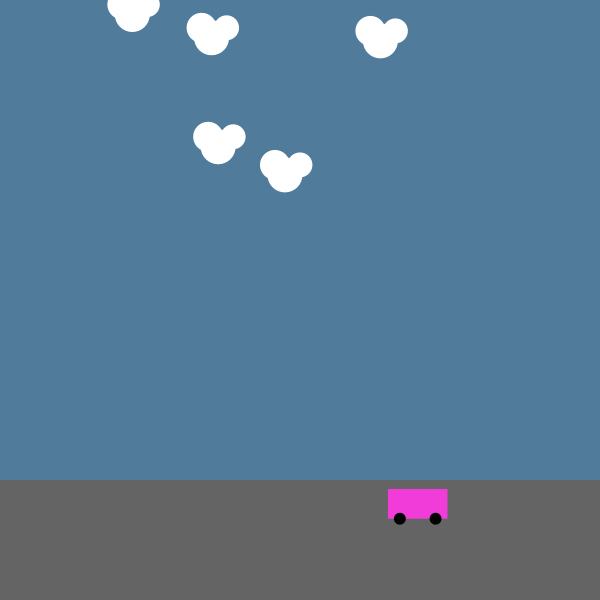
Frame 1 (no input)
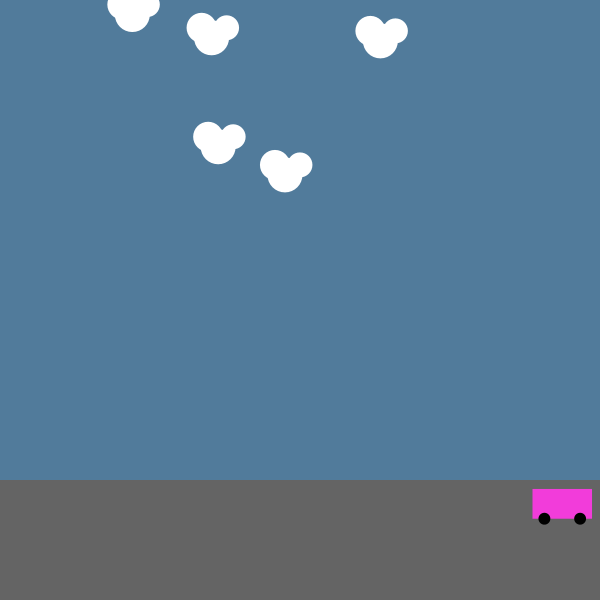
Frame 60 (the mouse pressed at the canvas centre just before this capture)
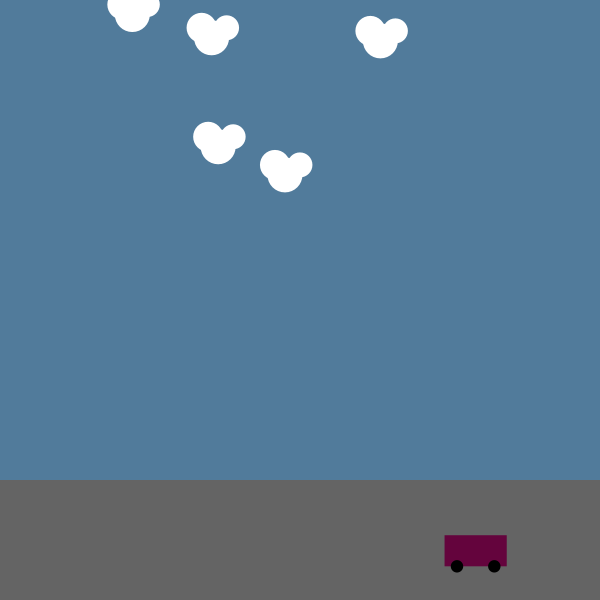
Frame 120 (the mouse held since frame 60 and released just before this capture)

The Processing sketch that drew these frames (run headless with seeded random() and noise(); from frame 60 on, the mouse is pressed at the canvas centre):

// Processing sketch: week2_homework
// ── week2_homework.pde
Car car1;
Cloud cloudz[] = new Cloud[5];
ArrayList <Car> cars;

void setup() {
  size(600, 600);
  car1 = new Car(random(0, width), random(height*.75, height));
  cars = new ArrayList<Car>();
  noStroke();

  for (int i=0; i<cloudz.length; i++) {
    cloudz[i] = new Cloud();
  }
}

void draw() {
  //BACKGROUND
  background(81, 123, 155);
  for (int i=0; i<cloudz.length; i++) {
    cloudz[i].display();
  }
  fill(100);
  rect(0, width*.8, width, width*.25);


  //CARS
  for (int i=0; i<cars.size(); i++) {
    Car c = cars.get(i);
    c.display();
    c.move();
    c.accelerate();
    if (c.alive() == false) {
      cars.remove(i);
    }
  }

  //SINGLE INSTANCE OF CAR
  car1.display();
  car1.move();
  car1.accelerate();
}

void mousePressed() {
  cars.add(new Car(mouseX, random(height*.75, height*.9)));
}

// ── car.pde
class Car {

  float x, y;
  float r, g, b;
  float size;
  float sizeW; //wheel size
  float speed;
  float acceleration;

  //CONSTRUCTOR
  Car(float _x, float _y) {
    x = _x;
    y = _y;
    r = random(0, 255);
    g = random(0, 255);
    b = random(0, 255);
    size = random(50, 80);
    sizeW = size/5;
    speed = 1;
    acceleration = .05;
  }


  //METHODS
  void display() {
    //x = mouseX;
    //y = mouseY;
    fill(r, g, b);
    rect(x, y, size, size/2);
    fill(0);
    ellipse(x+sizeW, y+(size/2), sizeW, sizeW);
    ellipse(x+size-sizeW, y+(size/2), sizeW, sizeW);
  }

  void move() {
    x+=speed;
  }

  void accelerate() {
    speed = speed+acceleration;
  }

  boolean alive() {
    if (x<width) {
      return true;
    } else {
      return false;
    }
  }
}

// ── cloud.pde
class Cloud {  
  float x, y;

  //CONSTRUCTOR
  Cloud() {
    x = random(0, width);
    y = random(0, height*.5);
  }

  //METHODS
  void display() {
    fill(255);
    //50 = x
    ellipse(x, y, 30, 30);
    ellipse(x+10, y+10, 35, 35);
    ellipse(x+25, y, 25, 25);
  }
}
